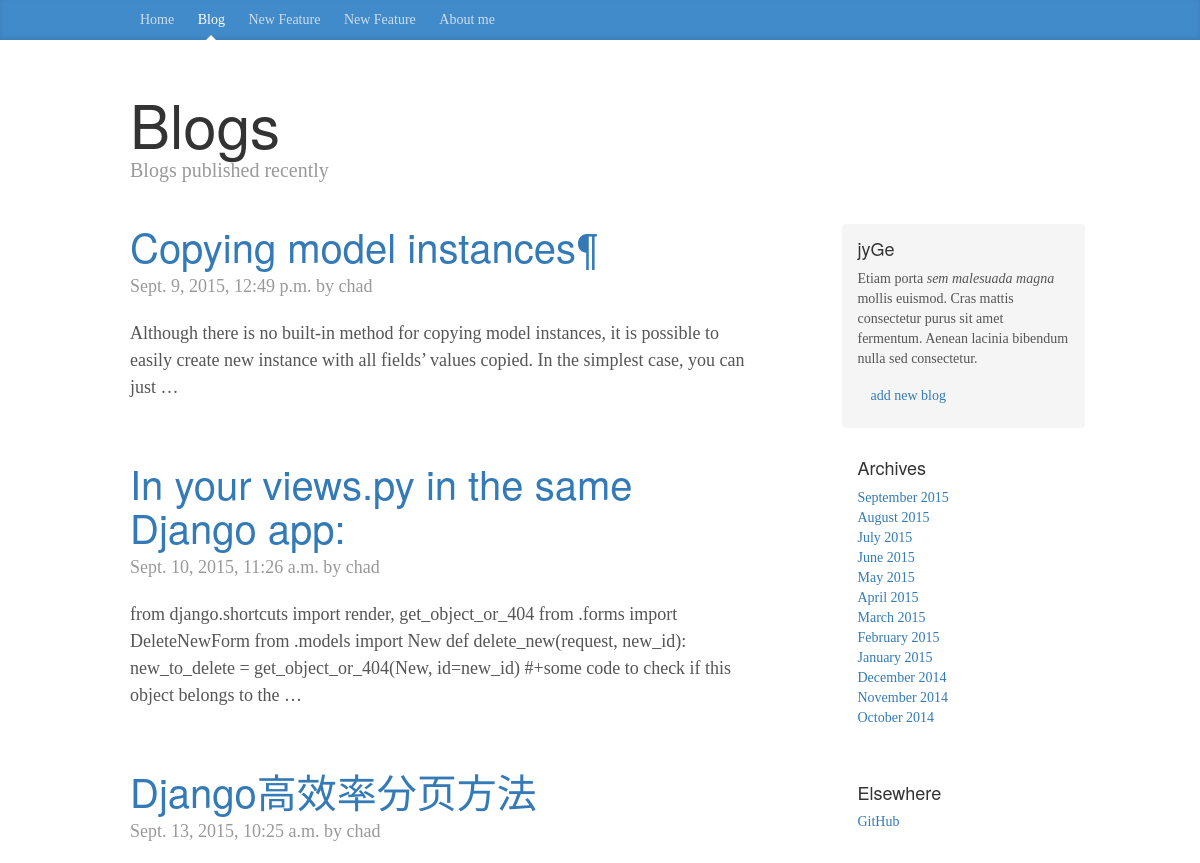
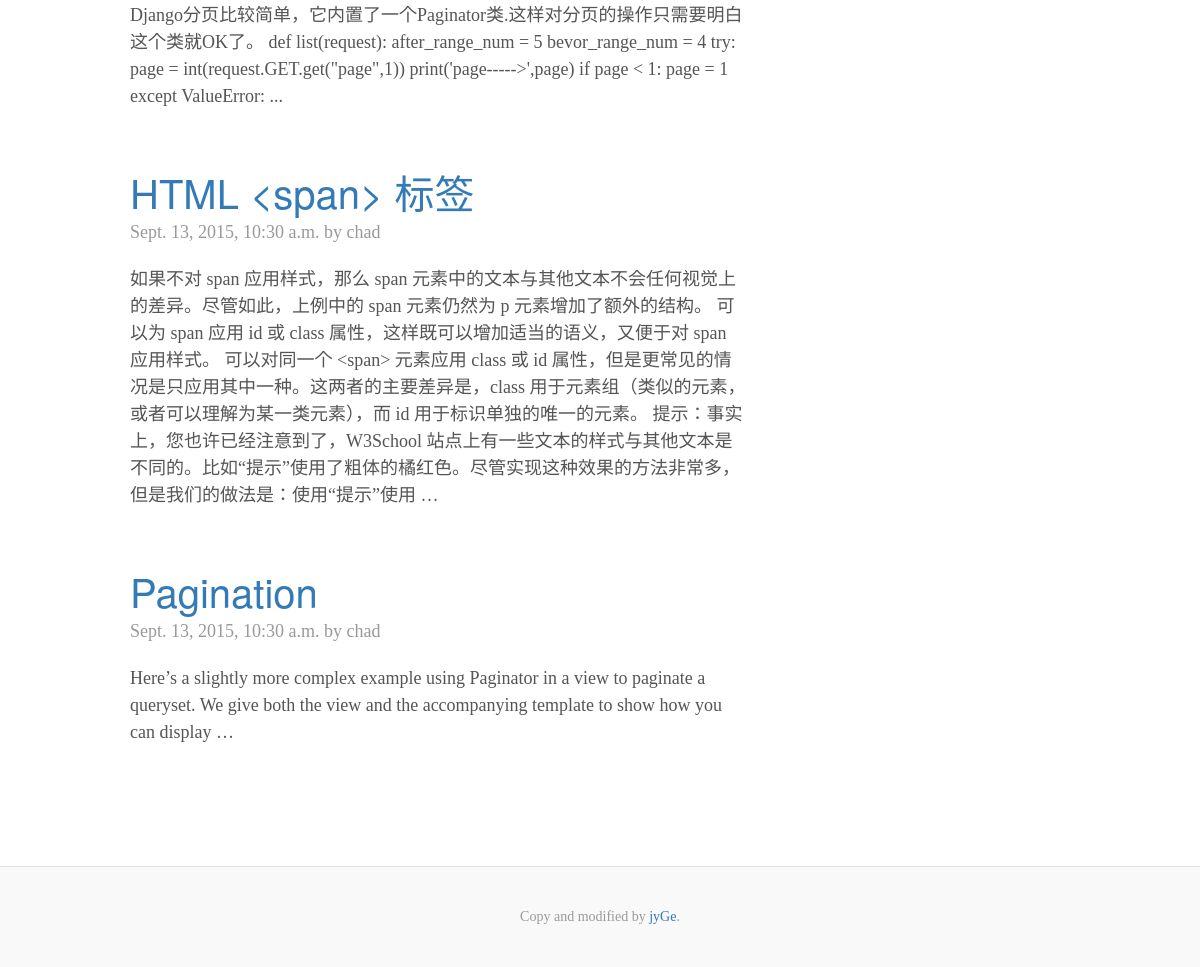
Before: /sblog/blog/ with the older database file (2 pictures, top to bottom).
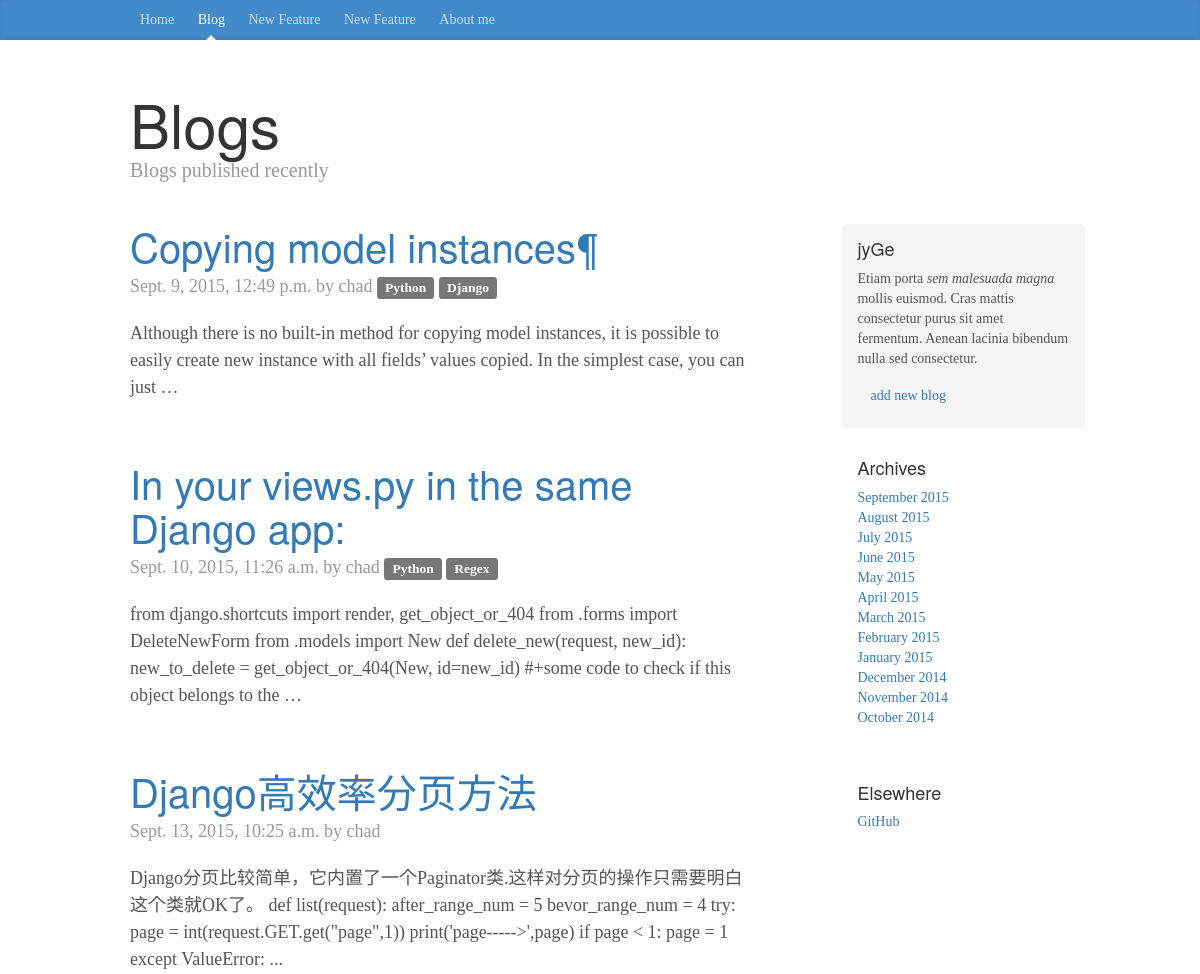
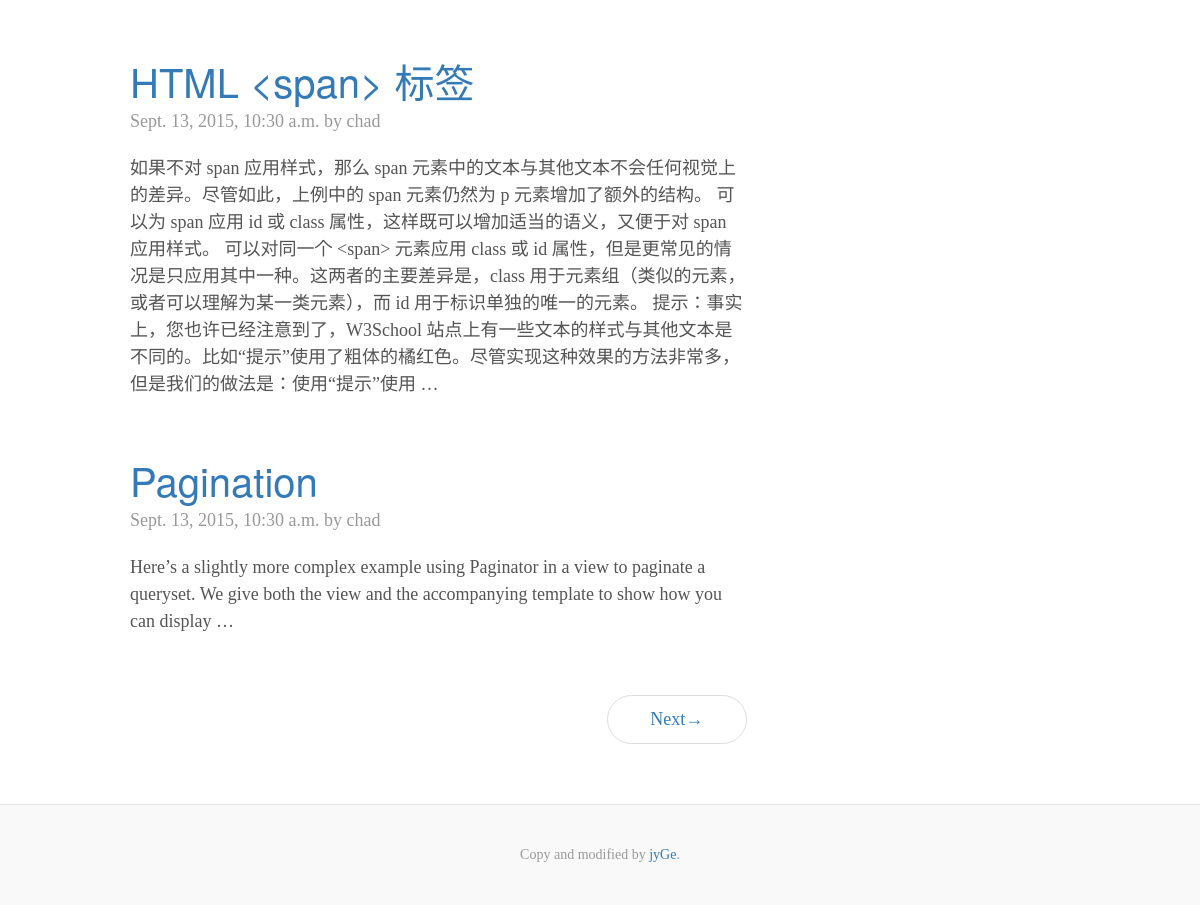
After: the same page with the newer database file (2 pictures, top to bottom).
### sblog/models.py (models this page shows, shortened)
class Blog(models.Model):
	caption = models.CharField(max_length=50)
	author = models.ForeignKey(Author)
	tags = models.ManyToManyField(Tag, blank=True)
	content = models.TextField()
	publish_time = models.DateTimeField(auto_now_add=True)
	update_time = models.DateTimeField(auto_now=True)

class Author(models.Model):
	name = models.CharField(max_length=30)
	email = models.EmailField(blank=True)
	website = models.URLField(blank=True)
	def __str__(self):
		return self.name

class Tag(models.Model):
	tag_name = models.CharField(max_length=20, blank=True)
	create_time = models.DateTimeField(auto_now_add=True)
	def __str__(self):
		return self.tag_name

### sblog/views.py (the view)
def listing(request):
	blog_list = Blog.objects.all()
	paginator = Paginator(blog_list, 5)
	page = request.GET.get('page')
	try:
		blogs = paginator.page(page)
	except PageNotAnInteger:
		blogs = paginator.page(1)
	except EmptyPage:
		blogs = paginator.page(paginator.num_pages)
	return render_to_response('sblog/bloglist.html', {'blogs': blogs})

### sblog/templates/sblog/bloglist.html (shortened to what this page needs)
{% extends "sblog/base.html" %}
{% block content %}
<div class="container">
  <div class="blog-header">
    <h1 class="blog-title">Blogs</h1>
    <p class="lead blog-description">Blogs published recently</p>
  </div>
  <div class="row">
    <div class="col-sm-8 blog-main">
      	{% for blog in blogs %}
			<div class="blog-post">
				<h2 class="blog-post-title"><a href="{% url 'sblog:detailblog' blog.id %}">{{ blog.caption }}</a></h2>
					<p class="blog-post-meta">{{ blog.publish_time }} by {{ blog.author }}
						{% for tag in blog.tags.all %}
                    		<span class="label label-default">{{ tag }}</span>
                		{% endfor %}
					</p>
				<p>{{ blog.content|truncatewords:30 }}</p>
			</div>
      {% endfor %}
      <nav>
        <ul class="pager">
          	{% if blogs.has_next %}
        		<li class="next"><a href="?page={{ blogs.next_page_number }}">Next<span aria-hidden="true">&rarr;</span></a></li>
        	{% endif %}
        </ul>
      </nav>
    </div>
    <div class="col-sm-3 col-sm-offset-1 blog-sidebar">
      <div class="sidebar-module sidebar-module-inset">
        <h4>jyGe</h4>
        <p>Etiam porta <em>sem malesuada magna</em> mollis euismod. Cras mattis consectetur purus sit amet fermentum. Aenean lacinia bibendum nulla sed consectetur.</p>
        <a class="btn" href="{% url 'sblog:addblog' %}" value="{{ choice.id }}"> add new blog</a>
      </div>
      <div class="sidebar-module">
        <h4>Archives</h4>
        <ol class="list-unstyled">
          <li><a href="#">September 2015</a></li>
          <li><a href="#">August 2015</a></li>
          <li><a href="#">July 2015</a></li>
          <li><a href="#">June 2015</a></li>
          <li><a href="#">May 2015</a></li>
          <li><a href="#">April 2015</a></li>
          <li><a href="#">March 2015</a></li>
          <li><a href="#">February 2015</a></li>
          <li><a href="#">January 2015</a></li>
          <li><a href="#">December 2014</a></li>
          <li><a href="#">November 2014</a></li>
          <li><a href="#">October 2014</a></li>
        </ol>
      </div>
      <div class="sidebar-module">
        <h4>Elsewhere</h4>
        <ol class="list-unstyled">
          <li><a href="https://github.com/jyGe">GitHub</a></li>
        </ol>
      </div>
    </div>
  </div>
</div>
{% endblock %}

Changed rows visible on the page:
added Tag: tag_name "Python"
added Tag: tag_name "Django", shown under Blog "Copying model instances¶"
added Tag: tag_name "Regex", shown under Blog "In your views.py in the same Django app:"
Other visible differences:
text now shown: "Next →"
